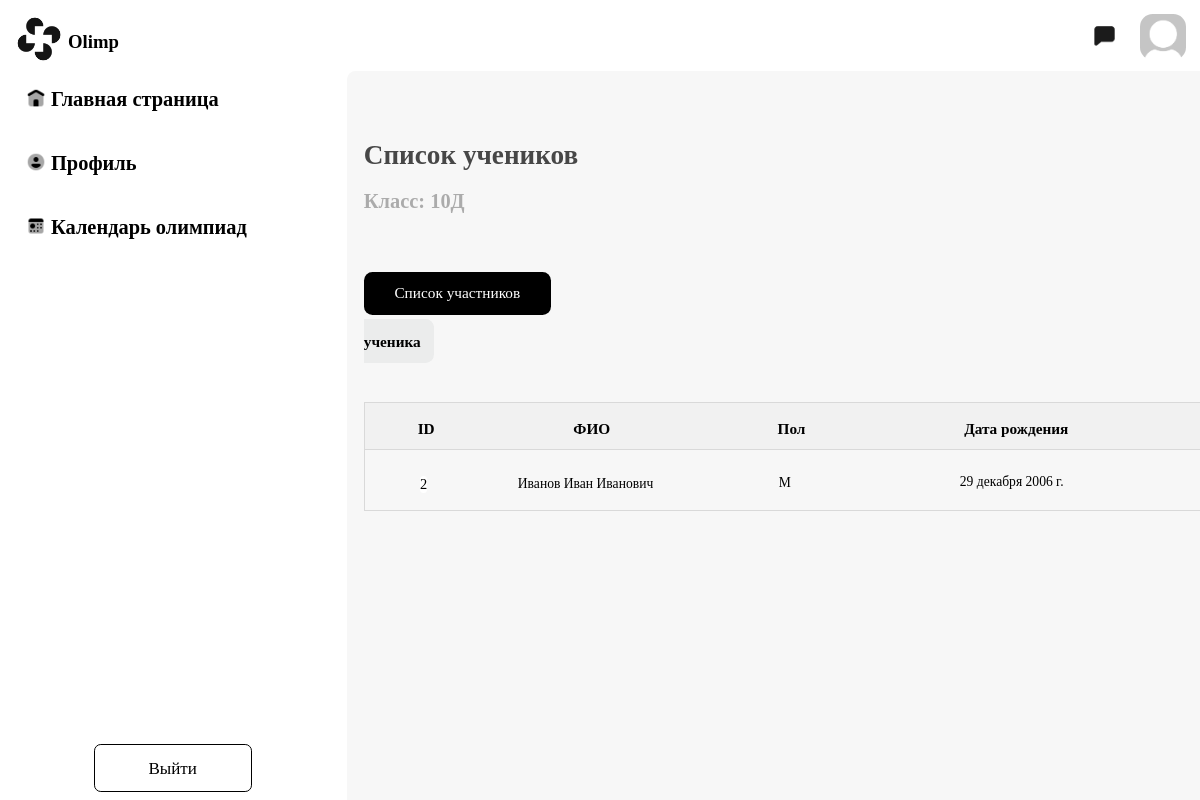
Screenshot of /classroom/student/applications/admin/1/ with the database file from the repository.
### main/models.py (models this page shows, shortened)
class Classroom(models.Model):
    class Meta:
        verbose_name_plural = "Учебные классы"
        verbose_name = 'Учебный класс'
    number = models.IntegerField('Цифра', blank=True, null=True)
    letter = models.CharField('Буква', max_length=1, blank=True, null=True)
    teacher = models.ForeignKey(to='users.User', blank=True, null=True, on_delete=models.CASCADE,
                                related_name='teacher')
    child = models.ManyToManyField(to='users.User', blank=True, related_name='Child')

### users/models.py (models this page shows, shortened)
class User(AbstractUser):
    class Meta:
        verbose_name_plural = "Пользователи"
        verbose_name = "Пользователь"
    class Gender(models.TextChoices):
        MALE = 'М'
        WOMENS = 'Ж'
    image = models.ImageField(upload_to='users_images', null=True, blank=True)
    surname = models.CharField(
        "Отчество пользователя (при наличии)", max_length=256, blank=True, null=True
    )
    birth_date = models.DateField('Дата рождения', blank=True, null=True)
    gender = models.CharField("Пол учителя", max_length=2, choices=Gender.choices, default=Gender.MALE)
    is_teacher = models.BooleanField("Учитель", default=False, blank=True,
                                     null=True)  # null ИЗМЕНИТЬ НА FALSE когда будет страница регистрации
    is_child = models.BooleanField("Ученик", default=False, blank=True,
                                   null=True)  # null ИЗМЕНИТЬ НА FALSE когда будет страница регистрации
    is_admin = models.BooleanField("Администратор",
                                   default=False, blank=True,
                                   null=True)  # null ИЗМЕНИТЬ НА FALSE когда будет страница регистрации
    classroom_guide = models.ForeignKey('main.Classroom', related_name='classroom_teachers', blank=True,
                                        on_delete=models.CASCADE, null=True)
    subject = models.ManyToManyField(to="main.Subject", verbose_name="Какой предмет ведёт учитель", blank=True)
    post_job_teacher = models.ManyToManyField(to="main.Post", verbose_name="Должность учителя", blank=True)
    classroom = models.ForeignKey(to='main.Classroom', on_delete=models.CASCADE, verbose_name='Класс ученика',
                                  blank=True, null=True)

### classroom/views.py (the view, shortened to what this page needs)
# urls.py: path('student/applications/admin/<int:Classroom_id>/', ChildClassroomListAdmin.as_view(),
class ChildClassroomListAdmin(View, LoginRequiredMixin, AdminRequiredMixin):
    def get(self, request, Classroom_id):
        classroom = Classroom.objects.get(id=Classroom_id)
        classroom_children = User.objects.filter(classroom_id=Classroom_id)
        context = {
            'classroom': classroom,
            'child': classroom_children
        }
        return render(request, 'children_list_admin/children_list_admin.html', context)

### classroom/templates/children_list_admin/children_list_admin.html (shortened to what this page needs)
{% load static %}
<!DOCTYPE html>
<html lang="en">
<head>
    <link rel="stylesheet" href="{% static 'children_list_admin/children_list_admin.css' %}" id="them">
    <link rel="stylesheet" href="{% static 'list_classroom/list_classroom.css' %}">
    <link rel="stylesheet" href="{% static 'header/header.css' %}">
    <link rel="stylesheet" href="{% static 'navbar/navbar.css' %}">
</head>
{% include 'header/header.html' %}
<body>
{% include 'navbar/navbar.html' %}
<div class="main">
    <div class="toptext">
        <h1 class="toptext1">Список учеников</h1>
        <h2 class="toptext2">Класс: {{ classroom.number }}{{ classroom.letter }}</h2>
    </div>
    <div class="topbuttons">
        <input class="buttonspispeople" type="submit" value="Список участников"/>
        <a class="buttonadd" href="{% url 'users:CreateChild' %}">Добавить ученика</a>
    </div>
    <div class="tablespisok">
        <div class="zagolovok">
            <table class="mainspisokpoepletable">
                <th>
                    <div id="id">ID</div>
                </th>
                <th>
                    <div id="textsurname">ФИО</div>
                </th>
                <th>
                    <div id="textgender">Пол</div>
                </th>
                <th>
                    <div id="textbirth">Дата рождения</div>
                </th>
            </table>
        </div>
        {% for child in child %}
        <div class="mainspisokpoeple">
            <div class="surname">{{ child.id }}</div>
            <div class="name">{{ child.last_name }} {{ child.first_name }} {{ child.surname }}</div>
            <div class="gender">{{ child.gender }}</div>
            <div class="birth">{{ child.birth_date }}</div>
        </div>
        {% endfor %}
    </div>
</div>
</body>
</html>

### static/children_list_admin/children_list_admin.css (style rules this page uses)
html { font-family: Bahnschrift; overflow: hidden; max-width: 100%; max-height: 100%; user-select: none; zoom: 85%; }
.main { margin-top: -4px; position: fixed; background-color: #FBF7F4; width: 100%; height: 100%; margin-left: 400px; border-radius: 10px; }
.toptext { font-family: Bahnschrift; padding-left: 20px; padding-top: 60px; }
.toptext1 { font-family: Bahnschrift; color: #474747; }
.toptext2 { font-family: Bahnschrift; opacity: 30%; }
.topbuttons { padding-top: 50px; padding-left: 20px; }
.buttonspispeople { height: 50px; width: 220px; background-color: #000; border-radius: 10px; color: white; font-family: Bahnschrift; font-size: 18px; border: none; }
.buttonadd { margin-top: 0px; background-color: #ebecec; margin-left: 1300px; border-radius: 10px; border: none; color: black; font-family: Bahnschrift; font-size: 18px; font-weight: bold; text-decoration: none; padding: 16px; }
.tablespisok { margin-top: 60px; height: 212px; width: 1750px; margin-left: 20px; border-radius: 5px; margin-bottom: 30px; }
.zagolovok { height: 55px; width: 100%; background-color: #F1F1F1; border-bottom: 1px solid #D9D9D9; border: 1px solid #D9D9D9; }
.mainspisokpoepletable { padding-top: 18px; padding-left: 20px; font-size: 18px; }
.mainspisokpoeple { width: 100%; padding-top: 30px; height: 40px; border-bottom: 1px solid #D9D9D9; border-right: 1px solid #D9D9D9; border-left: 1px solid #D9D9D9; }
#id { margin-left: 40px; }
#textsurname { margin-left: 160px; }
#textgender { margin-left: 160px; width: 100px; }
#textbirth { margin-left: 150px; }
.surname { text-align: center; position: absolute; margin-top: 0px; font-weight: 400; font-family: Bahnschrift; font-size: 17px; margin-left: 65px; max-width: 210px; background-color: #ffff; border-radius: 5px; }
.name { margin-left: 180px }
.gender { margin-top: -20px; margin-left: 487px; }
.birth { margin-top: -20px; margin-left: 700px; }

### static/list_classroom/list_classroom.css (style rules this page uses)
html { overflow: hidden; font-family: Bahnschrift; zoom: 85%; max-width: 100%; max-height: 100%; }
.main { background-color: #f7f7f7; margin-left: 400px; padding-bottom: 500px; }

### rows the page displays
Classroom: number "10", letter "Д"
User: id "2", last_name "Иванов", first_name "Иван", surname "Иванович", gender "М", birth_date "29 декабря 2006 г."
